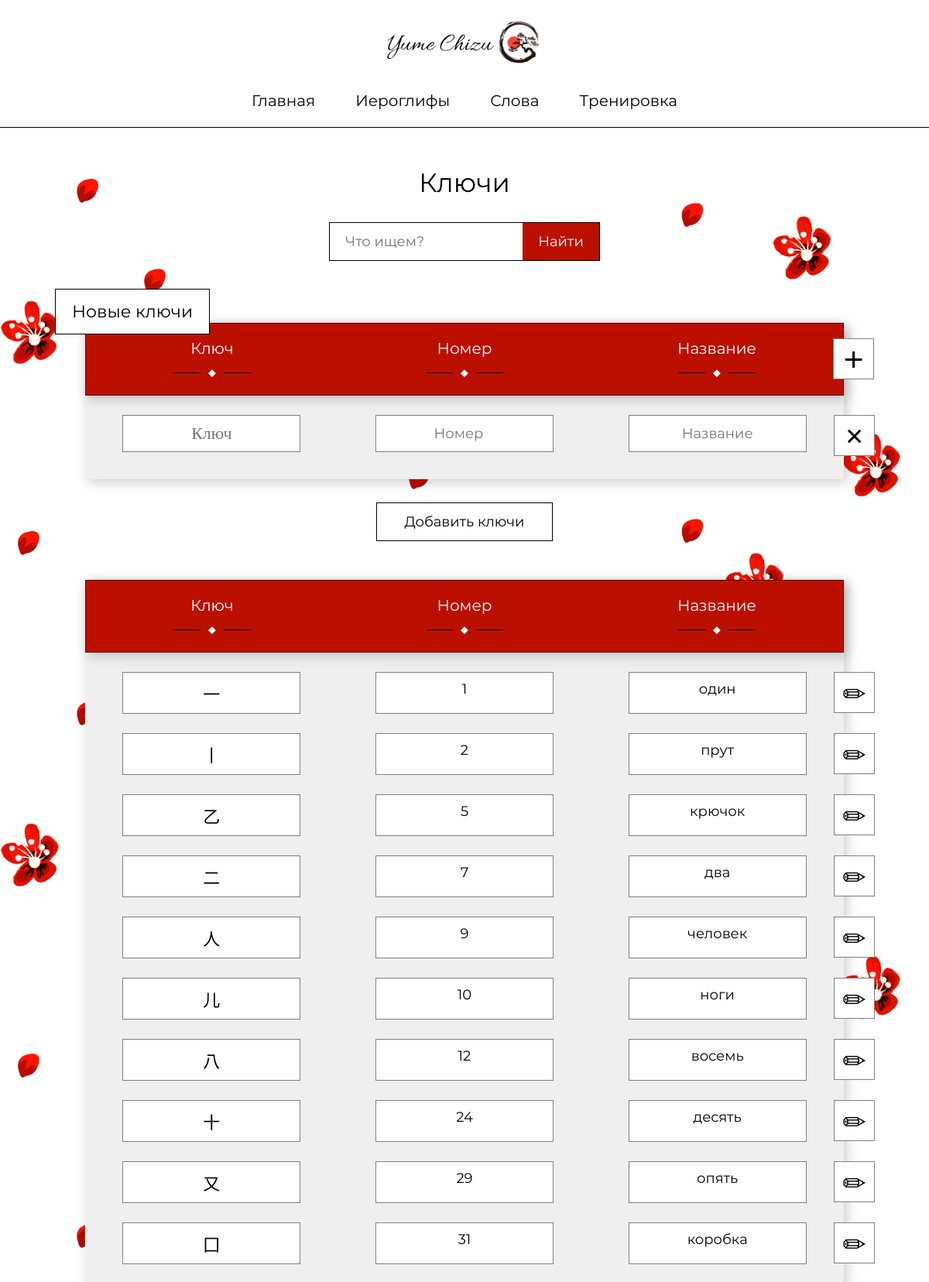
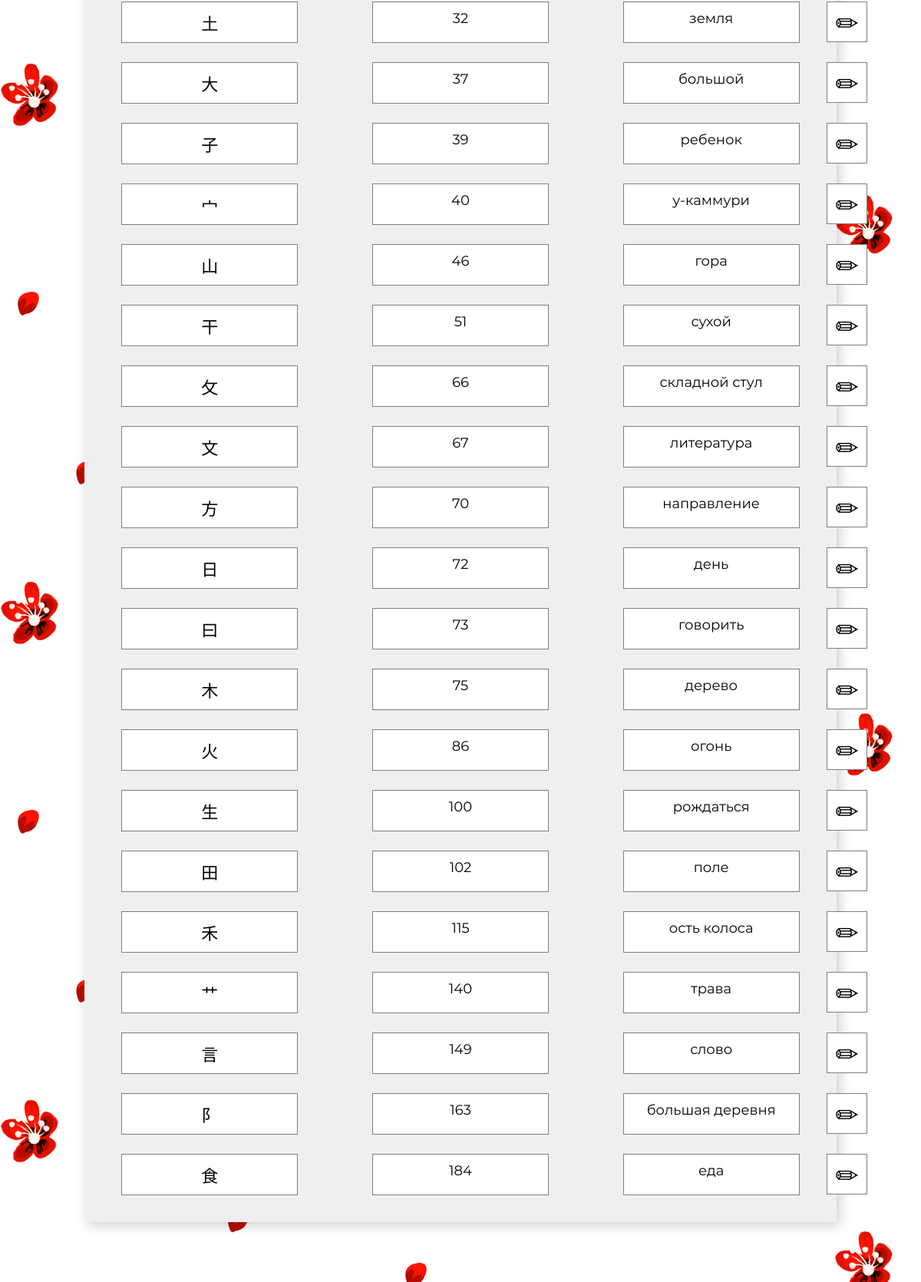
Screenshot of /radicals.php (upper part) with the database file from the repository (2 pictures, top to bottom).
### tables this page shows
CREATE TABLE `kanji_keys` (
  `ID` int(11) NOT NULL,
  `key_number` int(11) NOT NULL,
  `key_view` varchar(50) NOT NULL,
  `key_name` varchar(50) NOT NULL
);

### radicals.php (the view, shortened to what this page needs)
<?php
include 'config.php';
$selectRadicals = $mysqli->query("SELECT * FROM kanji_keys ORDER BY key_number");
	$radicals = [];
	while($item = $selectRadicals->fetch_array()) {
		array_push($radicals, $item);
	}
?>
<!DOCTYPE html>
<html lang="ru">
<head>
	<link rel="stylesheet" href="css/style.css">
</head>
<body>
	<?include("includes/header.php")?>
	<section class="section">
		<div class="container">
			<div class="section__wp single-kanji__section-wp">
				<div class="section__top">
					<div class="section__title-wp">
						<h2 class="section__title">Ключи</h2>
					</div>
				</div>
				<div class="section__tools">
					<?include('includes/search-block.php')?>
				</div>
				<div class="words__content">
					<form method="GET" action="controller/radicals.php">
						<div class="words__table section__table section__table_small">
							<div class="section__table-row-head section__table-row">
								<div class="section__table-title-wp section__table-title-wp_left section__table-title-wp_small"><h3 class="section__table-title">Новые ключи</h3></div>
								<div class="section__table-item section__table-item-head">
									<h4>Ключ</h4>
									<div class="section__sep section__sep_white">&#9670;</div>
								</div>
								<div class="section__table-item section__table-item-head">
									<h4>Номер</h4>
									<div class="section__sep section__sep_white">&#9670;</div>
								</div>
								<div class="section__table-item section__table-item-head">
									<h4>Название</h4>
									<div class="section__sep section__sep_white">&#9670;</div>
								</div>
								<span class="section__table-row-icon section__table-row-add">&plus;</span>
							</div>
							<div class="section__table-row">
								<input required name="radicalView[]" type="text" class="section__table-item section__table-item_kanji" placeholder="Ключ">
								<input required name="radicalNumber[]" type="number" class="section__table-item" placeholder="Номер">
								<input required name="radicalName[]" type="text" class="section__table-item" placeholder="Название">
								<span class="section__table-row-icon section__table-row-delete">&times;</span>
							</div>
						</div>
						<button class="button button_centered">Добавить ключи</button>
					</form>
					<div class="words__table words-letter__table section__table section__table_small">
						<div class="section__table-row-head section__table-row-head_sticky section__table-row">
							<div class="section__table-item section__table-item-head">
								<h4>Ключ</h4>
								<div class="section__sep section__sep_white">&#9670;</div>
							</div>
							<div class="section__table-item section__table-item-head">
								<h4>Номер</h4>
								<div class="section__sep section__sep_white">&#9670;</div>
							</div>
							<div class="section__table-item section__table-item-head">
								<h4>Название</h4>
								<div class="section__sep section__sep_white">&#9670;</div>
							</div>
						</div>
						<?php
							foreach ($radicals as $item) {
								$radicalView = $item['key_view'];
								$radicalNumber = $item['key_number'];
								$radicalName = $item['key_name'];
						?>
							<div class="section__table-row">
								<div class="section__table-item section__table-item_kanji"><?=$radicalView?></div>
								<div class="section__table-item"><?=$radicalNumber?></div>
								<div class="section__table-item"><?=$radicalName?></div>
								<span class="section__table-row-icon section__table-row-change">&#9999;</span>
							</div>
						<?php } ?>
					</div>
				</div>
			</div>
		</div>
	</section>
</body>
</html>

### css/style.css (style rules this page uses)
*, *::before, *::after { margin: 0; padding: 0; box-sizing: border-box; outline: none; }
body { font-family: 'Montserrat', sans-serif; }
h1, h2, h3, h4, h5, h6 { font-weight: 400; }
.container { max-width: 1100px; margin: 0 auto; height: auto; padding: 0 20px; box-sizing: content-box; }
.section { background-image: url('../images/bg/section-bg.png'); background-repeat: repeat-y; background-position: top; background-size: contain; border-top: 1px solid #000; padding: 50px 0; }
.section__top { display: flex; justify-content: center; }
.section__title-wp { margin: 0 50px; }
.section__title { font-size: 34px; }
.section__tools { display: flex; justify-content: center; margin: 30px 0; }
.button { display: block; border: 1px solid #000; padding: 13px 35px; color: #000; font-size: 18px; background-color: #fff; transition: border-color .3s ease-out, color .3s ease-out, border-radius .1s ease-out; cursor: pointer; font-family: 'Montserrat', serif; }
.button_centered { margin-left: auto; margin-right: auto; width: fit-content; }
.section__sep { color: #bb1000; position: relative; margin: 8px 0 18px 0; }
.section__sep_white { color: white; }
.section__sep::before, .section__sep::after { content: ''; display: block; height: 1px; width: 35px; position: absolute; background-color: #000; top: 50%; }
.section__sep::before { right: 20px; }
.section__sep::after { left: 20px; }
.section__table { margin-top: 50px; background-color: #efefef; box-shadow: 4px 4px 15px rgba(0, 0, 0, 0.2); padding-bottom: 10px; }
.section__table_small { margin-left: 60px; margin-right: 60px; }
.section__table-title-wp { position: absolute; top: -35px; background: #fff; border: 1px solid #000; width: 300px; text-align: center; }
.section__table-title-wp_left { left: -40px; top: -45px; }
.section__table-title-wp_small { width: 200px; }
.section__table-title-wp_small .section__table-title { padding: 15px 0; }
.section__table-title { padding: 20px 0; font-size: 22px; }
.section__table-row { display: flex; justify-content: space-around; margin: 25px 0; position: relative; }
.section__table-row-head { box-shadow: 4px 4px 15px rgba(0, 0, 0, 0.2); background-color: #bb1000; border: 1px solid rgba(0,0,0,.5); padding-top: 20px; }
.section__table-row-head_sticky { position: sticky; top: -1px; z-index: 20; }
.section__table-row-icon { display: block; width: 53px; text-align: center; height: 53px; position: absolute; right: -40px; top: 0; line-height: 54px; font-size: 50px; border: 1px solid rgba(0,0,0,0.5); background-color: #fff; padding: 0 5px; cursor: pointer; transition: color .3s ease-out, border-color .3s ease-out; }
.section__table-row-add { top: 19px; }
.section__table-row-change { font-size: 36px; }
.section__table-item { width: 230px; display: flex; flex-direction: column; align-items: center; text-align: center; border: 1px solid rgba(0,0,0,.5); background-color: #fff; padding: 10px; font-size: 18px; margin: 0 10px; font-family: 'Montserrat', serif; }
.section__table-row input { max-width: 230px; width: 100%; }
.section__table-item_kanji { font-family: 'Noto-serifJP', serif; font-size: 22px; }
.section__table-item-head { background: none; border: none; padding: 0; }
.section__table-item-head h4 { color: white; font-size: 20px; }
.words__content { margin-top: 80px; }
.words__table { margin-bottom: 30px; }

### rows the page displays
kanji_keys: key_view "一", key_number "1", key_name "один"
kanji_keys: key_view "丨", key_number "2", key_name "прут"
kanji_keys: key_view "乙", key_number "5", key_name "крючок"
kanji_keys: key_view "二", key_number "7", key_name "два"
kanji_keys: key_view "人", key_number "9", key_name "человек"
kanji_keys: key_view "儿", key_number "10", key_name "ноги"
kanji_keys: key_view "八", key_number "12", key_name "восемь"
kanji_keys: key_view "十", key_number "24", key_name "десять"
kanji_keys: key_view "又", key_number "29", key_name "опять"
kanji_keys: key_view "囗", key_number "31", key_name "коробка"
kanji_keys: key_view "土", key_number "32", key_name "земля"
kanji_keys: key_view "大", key_number "37", key_name "большой"
kanji_keys: key_view "子", key_number "39", key_name "ребенок"
kanji_keys: key_view "宀", key_number "40", key_name "у-каммури"
kanji_keys: key_view "山", key_number "46", key_name "гора"
kanji_keys: key_view "干", key_number "51", key_name "сухой"
kanji_keys: key_view "攵", key_number "66", key_name "складной стул"
kanji_keys: key_view "文", key_number "67", key_name "литература"
kanji_keys: key_view "方", key_number "70", key_name "направление"
kanji_keys: key_view "日", key_number "72", key_name "день"
kanji_keys: key_view "曰", key_number "73", key_name "говорить"
kanji_keys: key_view "木", key_number "75", key_name "дерево"
kanji_keys: key_view "火", key_number "86", key_name "огонь"
kanji_keys: key_view "生", key_number "100", key_name "рождаться"
kanji_keys: key_view "田", key_number "102", key_name "поле"
kanji_keys: key_view "禾", key_number "115", key_name "ость колоса"
kanji_keys: key_view "艹", key_number "140", key_name "трава"
kanji_keys: key_view "言", key_number "149", key_name "слово"
kanji_keys: key_view "阝", key_number "163", key_name "большая деревня"
kanji_keys: key_view "食", key_number "184", key_name "еда"
